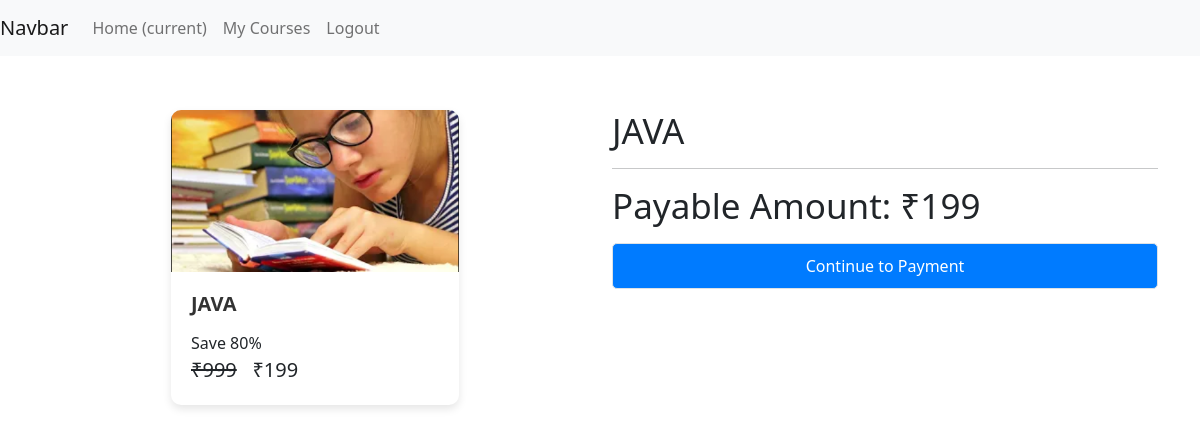
The page /check-out/java_basics (signed in) on the database its author committed.
### courses/models/course.py (models this page shows, shortened)
class Course(models.Model):
    name = models.CharField(max_length = 30 ,null =False)
    slug = models.CharField(max_length = 50 ,null =False,unique =True)
    description =models.CharField(max_length = 200, null =True)
    price = models.IntegerField(null=False)
    discount= models.IntegerField(null=False, default = 0)
    active=models.BooleanField(default = False)
    thumbnail=models.ImageField(upload_to="files/thumbnail")
    date=models.DateTimeField(auto_now_add= True)
    resource=models.FileField(upload_to="files/resource")
    length= models.IntegerField(null=False)

### courses/views/checkout.py (the view, shortened to what this page needs)
# urls.py: path('check-out/<str:slug>', checkout, name = 'check-out'),
@login_required(login_url='/login')
def checkout(request , slug):
    course = Course.objects.get(slug  = slug)
    user = request.user
    action = request.GET.get('action')
    order = None
    payment = None
    error = None
    try:
        user_course = UserCourse.objects.get(user = user  , course = course)
        error = "You are Already Enrolled in this Course"
    except:
        pass
    amount=None
    if error is None :
        amount =  int((course.price - ( course.price * course.discount * 0.01 )) * 100)
    if amount==0:
        userCourse = UserCourse(user = user , course = course)
        userCourse.save()
        return redirect('my-courses')
    context = {
        "course" : course ,
        "order" : order,
        "payment" : payment,
        "user" : user ,
        "error" : error
    }
    return  render(request , template_name="courses/check_out.html" , context=context )

### courses/templatetags/course_custom_tags.py (called while the page is built)
@register.simple_tag
def cal_sellprice(price, discount):
    if discount is None or discount is 0:
        return price
    sellprice = price
    sellprice=price-(price *discount*0.01)
    return math.floor(sellprice)

@register.filter
def rupee(price):
    return f'₹{price}'

### courses/templates/courses/check_out.html (shortened to what this page needs)
{% extends "courses/base.html" %}
{% load course_custom_tags %}
{% block content %}
<div class="container">
    <br>
    <div class="row">
        <div class="col-md-6">
            <div class="card mx-auto">
                <img class="card-img-top" src="{{ course.thumbnail.url }}" alt="Card image cap">
                <div class="card-body">
                    <h5 class="card-title">{{ course.name }}</h5>
                    <p class="card-text">
                        Save {{ course.discount }}%
                        <br>
                        <span class="price">
                            <del>{{ course.price | rupee }}</del>
                            <span>{% cal_sellprice course.price course.discount as value %}{{ value | rupee }}</span>
                        </span>
                    </p>
                </div>
            </div>
        </div>
        <div class="col-md-6">
            <div>
                <p class="display-5">{{ course.name }}</p>
                <hr>
                <p class="display-5">Payable Amount: <b>{% cal_sellprice course.price course.discount as value %}{{ value | rupee }}</b></p>
                <a class="btn btn-light border" href="?action=create_payment">Continue to Payment</a>
            </div>
        </div>
    </div>
</div>
{% endblock content %}

### courses/static/courses/css/common.css (style rules this page uses)
.price { font-size: 20px; }
.display-5 { font-size: 35px; }
a { color: rgb(61, 59, 59); }

### courses/templates/courses/check_out.html (style rules this page uses)
.container { padding-top: 30px; }
.card { margin-bottom: 20px; width: 18rem; border: none; border-radius: 10px; box-shadow: 0 4px 8px rgba(0, 0, 0, 0.1); }
.card-img-top { width: 100%; height: auto; border-top-left-radius: 10px; border-top-right-radius: 10px; }
.card-body { padding: 20px; }
.card-title { font-size: 20px; font-weight: bold; color: #333; margin-bottom: 15px; }
.btn { background-color: #007bff; color: #fff; border: none; border-radius: 5px; padding: 10px 20px; text-align: center; text-decoration: none; display: inline-block; cursor: pointer; transition: background-color 0.3s ease; width: 100%; }

### rows shown on the page
Course: thumbnail (picture), name "JAVA", discount "80", price "₹999"

### other values the page prints
{{ value | rupee }} "₹199"
